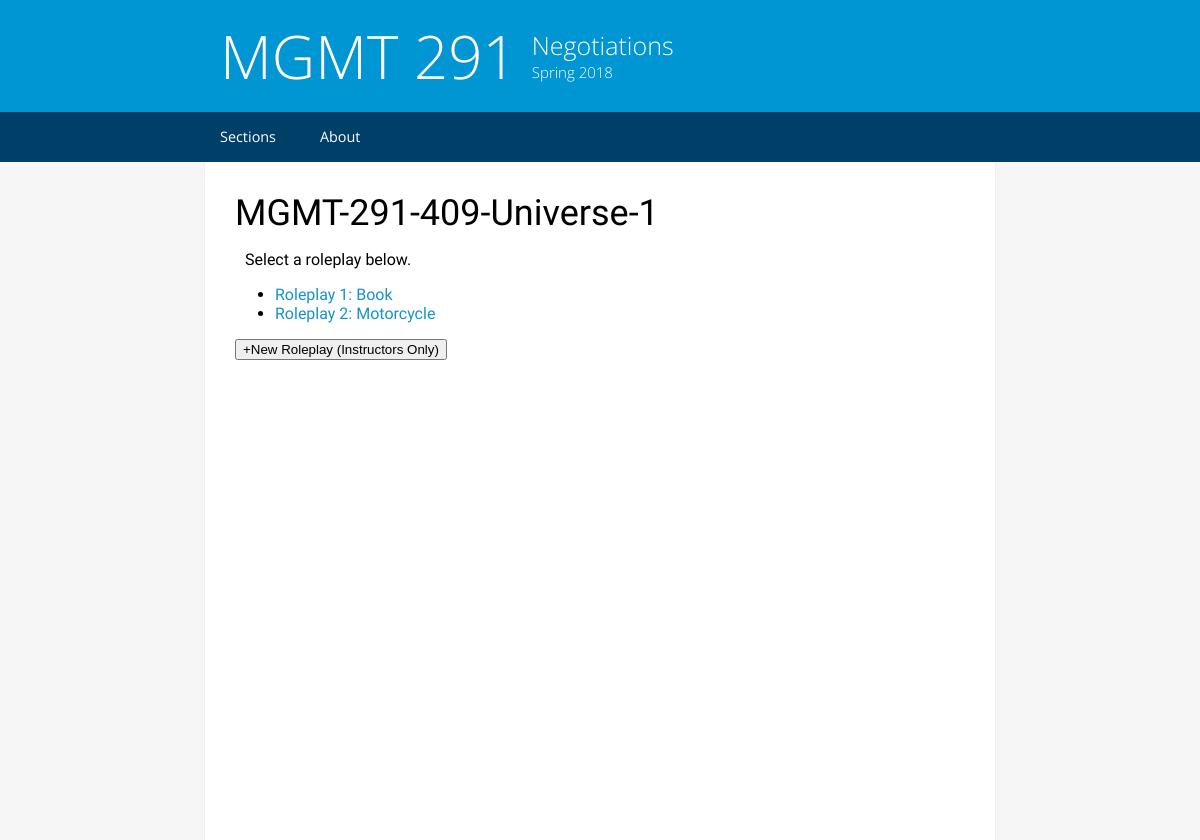
Screenshot of /MGMT-291-409-Universe-1 with the database file from the repository.
### models.py (models this page shows, shortened)
class Roleplay(db.Model):
    id = db.Column(db.String(64), primary_key=True)
    name = db.Column(db.String(64))
    number = db.Column(db.Integer, index=True)
    assignments = db.Column(db.String(4000))
    started = db.Column(db.Boolean)
    section_name = db.Column(db.String(64), db.ForeignKey('section.name'))
    group_size = db.Column(db.Integer)
    attendees = db.relationship('AttendanceRecord', backref='parent_roleplay', lazy='dynamic')

### website.py (the view)
@app.route('/<section_name>', methods=['GET', 'POST'])
def landing_class(section_name):
    if request.method == 'POST':
        if request.form['submit'] == 'add':
            return redirect('/' + section_name + '/add')
    else:
        current_section = Section.query.filter_by(name=section_name).first()
        return render_template('class.html',
                               roleplays=Roleplay.query.with_parent(current_section).all(), section_name=section_name)

### templates/class.html
{% extends "base.html" %}
{% block content %}
    <h1>{{ section_name }}</h1>
    {% if roleplays %}
        <p>Select a roleplay below.</p>
    {% endif %}
    <ul>
    {% for roleplay in roleplays %}
        <li>
            <a href= {{ '/' + roleplay.section_name }}/{{ roleplay.number }}>
                Roleplay {{ roleplay.number }}: {{ roleplay.name }}
            </a>
        </li>
    {% endfor %}
    </ul>
    <form action="" method="post">
        <button name="submit" value="add">+New Roleplay (Instructors Only)</button>
    </form>
{% endblock %}

### static/styles/style.css (style rules this page uses)
html { -webkit-font-smoothing: antialiased; -webkit-text-size-adjust: 100%; height:100%; width:100%; margin:0px !important; background-color:#F6F6F6; }
body { margin:0px !important; padding:0px !important; height:100%; width:100%; }
.text-container h1 { font-size:36px; font-weight:300; font-family:"Source Sans Pro", sans-serif; margin:0px; margin-top:10px; }
.text-container p { margin-left:10px; font-size:16px; }
.text-container a { color:#1393D1; text-decoration:none; }
@media (min-width:825px) { html { -webkit-font-smoothing: antialiased; height:100%; margin:0px !important; } }
@media (min-width:825px) { body { margin:0px !important; padding:0px !important; height:100%; } }

### rows the page displays
Roleplay: number "1", name "Book"
Roleplay: number "2", name "Motorcycle"

### other values shown
{{ section_name }} "MGMT-291-409-Universe-1"
